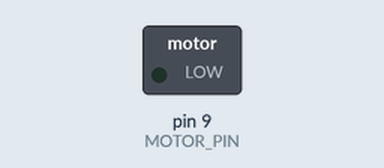
The sketch below on a simulated Arduino Mega 2560, built with avr-gcc and run on an emulated ATmega2560. Parts: switched loads named in the sketch (green lamp = pin HIGH). What the sketch prints to the serial monitor is not drawn.

Above: at 1.5 s.
At 9.3 s:
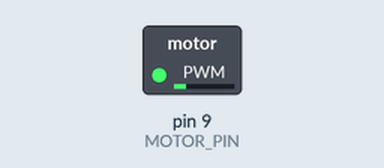
At 13.8 s:
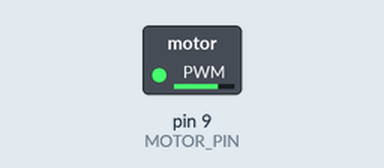
At 38.04 s:
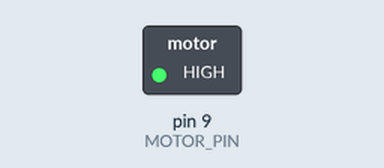
Timing chart, 0 to 40.0 s (numbered marks = the images above):
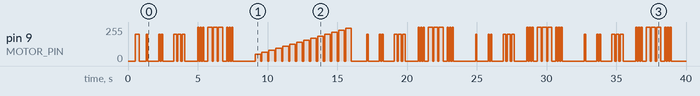

Measured:
- by itself, pin 9 (MOTOR_PIN): 200/255 → 0/255 at 0.80 s, → 200/255 0.50 s later, → 0/255 0.10 s later, → 200/255 0.80 s later, … (149 changes in this stretch)

The sketch:

motor_test.ino
```cpp
/**
 * motor_test.ino
 * Test motor vibrații DC pe ATmega2560 (Arduino Mega)
 *
 * Conexiuni identice cu firmware STM32 (haptic_ui.c):
 *
 *   Pin 9 ──────────────── ULN2003 IN1
 *   GND ─────────────────── ULN2003 GND
 *   5V ──────────────────── ULN2003 COM (alimentare motor)
 *   ULN2003 OUT1 ─────────── Motor (−)
 *   5V ──────────────────── Motor (+)
 *
 * ULN2003 e low-side driver: cand IN1=HIGH, OUT1 trage la GND → motor pornit.
 * PWM pe Pin 9: analogWrite(9, 0..255) controlează viteza.
 *
 * NOTA: daca motorul nu porneste la duty mic, creste MIN_DUTY.
 *       Motoarele de vibrare tipice pornesc la ~120/255 (~47%).
 */

#define MOTOR_PIN   9    // PWM pin — schimba daca e necesar

/* Duty cycle 0..255 */
#define DUTY_FULL   200U  // putere normala (78%)
#define DUTY_STRONG 255U  // SOS / alarma maxima
#define DUTY_LOW    120U  // minim sigur de pornire

/* Durate (ms) — aceleasi ca in haptic_ui.c */
#define DUR_SHORT   100U
#define DUR_MEDIUM  200U
#define DUR_LONG    300U

/* ------------------------------------------------------------------ */
/*  Motor primitives — echivalent motor_pulse() din haptic_ui.c       */
/* ------------------------------------------------------------------ */
static void motor_on(uint8_t duty = DUTY_FULL)
{
    analogWrite(MOTOR_PIN, duty);
}

static void motor_off()
{
    analogWrite(MOTOR_PIN, 0);
}

static void motor_pulse(uint32_t duration_ms, uint8_t duty = DUTY_FULL)
{
    motor_on(duty);
    delay(duration_ms);
    motor_off();
}

static void motor_gap(uint32_t gap_ms = 100U)
{
    motor_off();
    delay(gap_ms);
}

/* ------------------------------------------------------------------ */
/*  Pattern-uri din firmware (haptic_ui.c)                            */
/* ------------------------------------------------------------------ */

/* Confirmare gest recunoscut: 1 puls scurt */
static void pattern_gesture_ack()
{
    Serial.println(F("Pattern: Gesture ACK"));
    motor_pulse(DUR_SHORT);
}

/* Mesaj primit de la telefon: 2 pulsuri */
static void pattern_message()
{
    Serial.println(F("Pattern: Message RX"));
    motor_pulse(DUR_SHORT);
    motor_gap(80);
    motor_pulse(DUR_SHORT);
}

/* Eroare senzor: 3 pulsuri medii */
static void pattern_error()
{
    Serial.println(F("Pattern: Error"));
    for (int i = 0; i < 3; i++) {
        motor_pulse(DUR_MEDIUM);
        motor_gap(100);
    }
}

/* SOS (modul degradat — ESP32 down):
 * 3 scurt + 3 lung + 3 scurt, la putere maxima */
static void pattern_sos()
{
    Serial.println(F("Pattern: SOS (degraded mode)"));
    // 3 scurt
    for (int i = 0; i < 3; i++) { motor_pulse(DUR_SHORT,  DUTY_STRONG); motor_gap(80); }
    motor_gap(200);
    // 3 lung
    for (int i = 0; i < 3; i++) { motor_pulse(DUR_LONG,   DUTY_STRONG); motor_gap(80); }
    motor_gap(200);
    // 3 scurt
    for (int i = 0; i < 3; i++) { motor_pulse(DUR_SHORT,  DUTY_STRONG); motor_gap(80); }
}

/* Boot: un puls lung de confirmare */
static void pattern_boot()
{
    Serial.println(F("Pattern: Boot OK"));
    motor_pulse(300);
}

/* Test sweep duty cycle — gaseste minimul de pornire al motorului tau */
static void sweep_duty()
{
    Serial.println(F("Sweep duty: 50..255 (creste treptat)"));
    for (uint16_t d = 50; d <= 255; d += 15) {
        Serial.print(F("  duty = "));
        Serial.print(d);
        Serial.println(F("/255"));
        motor_on((uint8_t)d);
        delay(400);
        motor_off();
        delay(100);
    }
}

/* ------------------------------------------------------------------ */
void setup()
{
    pinMode(MOTOR_PIN, OUTPUT);
    motor_off();

    Serial.begin(115200);
    Serial.println(F("Motor DC Test — ATmega2560"));
    Serial.print(F("Pin motor: "));
    Serial.println(MOTOR_PIN);
    Serial.println(F("ULN2003: IN1=Pin9, COM=5V, OUT1=Motor(-)"));

    delay(500);
    pattern_boot();
    delay(500);
}

/* ------------------------------------------------------------------ */
void loop()
{
    Serial.println(F("\n=== Ciclu test pattern-uri ==="));

    /* 1. Gesture ACK */
    pattern_gesture_ack();
    delay(800);

    /* 2. Message */
    pattern_message();
    delay(800);

    /* 3. Error */
    pattern_error();
    delay(800);

    /* 4. SOS (modul degradat) */
    pattern_sos();
    delay(1500);

    /* 5. Sweep duty — ruleaza o data, util la prima pornire */
    static bool sweep_done = false;
    if (!sweep_done) {
        sweep_duty();
        sweep_done = true;
        delay(1000);
    }
}
```
